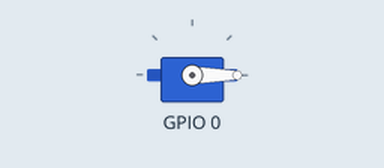
The program below on a simulated ESP32 board running MicroPython. On the bench: servo. Servo angles are drawn from the pulse width (0.5 ms = 0°, 2.5 ms = 180°).

Above: at 0.05 s.
Timing chart, 0 to 4.6 s (numbered marks = the images above):
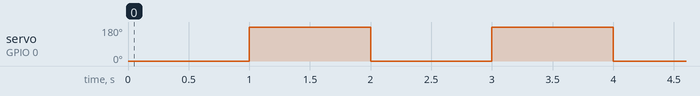

The program:

robotArm2.py
```python
from machine import Pin, PWM
import time

class Servo:
    def __init__(self, pin_num, min_us=500, max_us=2500, freq=50):
        """
        Initialize the Servo.
        min_us and max_us define the pulse width range for 0 to 180 degrees.
        Standard SG90 servos usually work well with 500us to 2500us.
        """
        self.pwm = PWM(Pin(pin_num), freq=freq)
        self.min_ns = min_us * 1000
        self.max_ns = max_us * 1000

    def write_angle(self, angle):
        """Moves the servo to a specific angle (0-180 degrees)."""
        # Constrain the angle between 0 and 180
        angle = max(0, min(180, angle))

        # Calculate the corresponding pulse width in nanoseconds
        pulse_width_ns = self.min_ns + int((self.max_ns - self.min_ns) * (angle / 180.0))

        # Send the PWM signal
        self.pwm.duty_ns(pulse_width_ns)

    def off(self):
        """Turns off the PWM signal, stopping the servo from holding its position."""
        self.pwm.deinit()

# ==========================================
# Example Usage
# ==========================================

my_servo = Servo(pin_num=0)

try:
	for i in range(0, 100, 1):
		my_servo.write_angle(0)
		time.sleep(1)
		my_servo.write_angle(180)
		time.sleep(1)

	for i in range(0, 0, 1):
		print(f"Moving to {i} degrees")
		my_servo.write_angle(i)
		time.sleep(0.1)

except KeyboardInterrupt:
    print("Stopping...")
finally:
    print("end")
    # my_servo.off() # Clean up the PWM signal

while True:
    time.sleep(1)
```

Measured:
- by itself, servo on GPIO 0: alternates 180° for 1.0 s and 0° for 1.0 s
